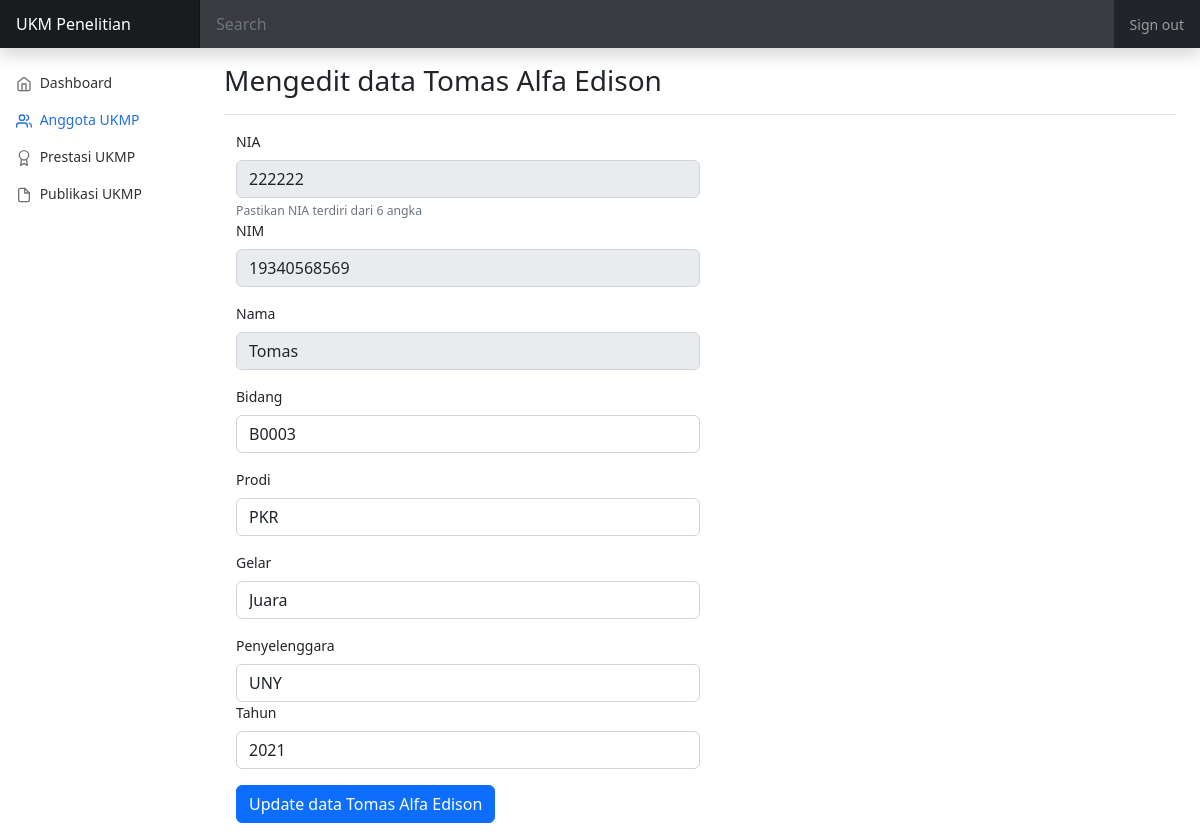
The app's page /edit_pres.php with its own data.
### tables this page shows
CREATE TABLE `anggota` (
  `nia` int(7) NOT NULL,
  `nim` bigint(11) DEFAULT NULL,
  `nama` varchar(100) DEFAULT NULL,
  `bidangid` varchar(5) DEFAULT NULL,
  `prodi` varchar(100) DEFAULT NULL,
  `angkatan` int(4) DEFAULT NULL
);

CREATE TABLE `prestasi` (
  `prestasi_id` varchar(6) DEFAULT NULL,
  `nia` int(7) DEFAULT NULL,
  `tahun` int(4) DEFAULT NULL,
  `penyelenggara` varchar(100) DEFAULT NULL,
  `tingkatan` varchar(100) DEFAULT NULL,
  `gelar` varchar(100) DEFAULT NULL
);

### edit_pres.php (the view, shortened to what this page needs)
<?php
include_once("config.php");
?>
<?php
$result = mysqli_query($mysqli, "SELECT *, prestasi.gelar, prestasi.penyelenggara, prestasi.tahun FROM anggota inner join prestasi on anggota.nia = prestasi.nia");
while($user_data = mysqli_fetch_array($result))
{
        $nia = $user_data['nia'];
		$nim = $user_data['nim'];
		$nama = $user_data['nama'];
		$prodi = $user_data['prodi'];
		$bidang = $user_data['bidangid'];
		$gelar = $user_data['gelar'];
		$penyelenggara = $user_data['penyelenggara'];
		$tahun = $user_data['tahun'];
}
?>
<html>
<head>
    <link href="https://cdn.jsdelivr.net/npm/bootstrap@5.2.0-beta1/dist/css/bootstrap.min.css" rel="stylesheet"
>
    <link href="dashboard.css" rel="stylesheet">
  </head>
</head>
<body>
	<header class="navbar navbar-dark sticky-top bg-dark flex-md-nowrap p-0 shadow">
  <a class="navbar-brand col-md-3 col-lg-2 me-0 px-3 fs-6" href="#">UKM Penelitian</a>
  <input class="form-control form-control-dark w-100 rounded-0 border-0" type="text" placeholder="Search" aria-label="Search">
  <div class="navbar-nav">
    <div class="nav-item text-nowrap">
      <a class="nav-link px-3" href="#">Sign out</a>
    </div>
  </div>
</header>
<div class="container-fluid">
  <div class="row">
    <nav id="sidebarMenu" class="col-md-3 col-lg-2 d-md-block  sidebar collapse">
      <div class="position-sticky pt-3">
        <ul class="nav flex-column">
          <li class="nav-item">
            <a class="nav-link" aria-current="page" href="index.php">
              <span data-feather="home" class="align-text-bottom"></span>
              Dashboard
            </a>
          </li>
          <li class="nav-item">
            <a class="nav-link active" href="anggota.php">
              <span data-feather="users" class="align-text-bottom"></span>
              Anggota UKMP
            </a>
          </li>
          <li class="nav-item">
            <a class="nav-link" href="prestasi.php">
              <span data-feather="award" class="align-text-bottom"></span>
              Prestasi UKMP
            </a>
          </li>
          <li class="nav-item">
            <a class="nav-link" href="#">
              <span data-feather="file" class="align-text-bottom"></span>
              Publikasi UKMP
            </a>
          </li>
        </ul>
      </div>
    </nav>
    <main class="col-md-9 ms-sm-auto col-lg-10 px-md-4">
      <div class="d-flex justify-content-between flex-wrap flex-md-nowrap align-items-center pt-3 pb-2 mb-3 border-bottom">
        <h2 class="h3">Mengedit data <?php echo $nama?></h2>
      </div>
	  <div class="container">
      <div class="col-6"><form name="update_user" method="post" action="edit_pres.php">
		<div class="row mb-3">
        <fieldset disabled>
			<div class="col"><label for="exampleInputEmail1" class="form-label" >NIA</label>
			<input type="number" class="form-control" name="nia" value=<?php echo $nia;?>>
			<div id="emailHelp" class="form-text">Pastikan NIA terdiri dari 6 angka</div></div>
			<div class="col"><label for="exampleInputPassword1" class="form-label" >NIM</label>
			<input type="number" class="form-control" name="nim" value=<?php echo $nim;?>></div>
    </fieldset>
		</div>
		<div class="mb-3">
            <fieldset disabled>
			<label for="disableTextInput" class="form-label" >Nama</label>
			<input type="text" class="form-control" id="disabledTextInput" name="nama" value=<?php echo $nama;?>>
            </fieldset>
        </div>
		<div class="mb-3">
			<label for="exampleInputPassword1" class="form-label">Bidang</label>
			<input type="text" class="form-control" name="bidang" value=<?php echo $bidang;?>>
		</div>
		<div class="mb-3">
			<label for="exampleInputPassword1" class="form-label ">Prodi</label>
			<input type="text" class="form-control" name="prodi" value=<?php echo $prodi;?>>
		</div>
		<div class="mb-3">
			<label for="exampleInputPassword1" class="form-label">Gelar</label>
			<input type="text" class="form-control" name="gelar" value=<?php echo $gelar;?>>
		</div>
        <div class="mb-3">
			<label for="exampleInputPassword1" class="form-label">Penyelenggara</label>
			<input type="text" class="form-control" name="penyelenggara" value=<?php echo $penyelenggara;?>>
            <label for="exampleInputPassword1" class="form-label">Tahun</label>
			<input type="number" class="form-control" name="tahun" value=<?php echo $tahun;?>>
		</div>
		<button type="submit" name="update" class="btn btn-primary">Update data <?php echo $nama ?></button>
		</form>
	</div>
	  </div>
    </main>
  </div>
</div>
  </body>
</body>
</html>

### dashboard.css (style rules this page uses)
body { font-size: .875rem; }
.feather { width: 16px; height: 16px; }
.sidebar { position: fixed; top: 0; bottom: 0; left: 0; z-index: 100; padding: 48px 0 0; box-shadow: #fff; }
.sidebar .nav-link { font-weight: 500; color: #333; }
.sidebar .nav-link .feather { margin-right: 4px; color: #727272; }
.sidebar .nav-link.active { color: #2470dc; }
.sidebar .nav-link:hover .feather, .sidebar .nav-link.active .feather { color: inherit; }
.navbar-brand { padding-top: .75rem; padding-bottom: .75rem; background-color: rgba(0, 0, 0, .25); box-shadow: inset -1px 0 0 rgba(0, 0, 0, .25); }
.navbar .form-control { padding: .75rem 1rem; }
.form-control-dark { color: #fff; background-color: rgba(255, 255, 255, .1); border-color: rgba(255, 255, 255, .1); }

### records on screen
anggota: nama "Tomas Alfa Edison", nim "19340568569", bidang "B0003", prodi "PKR"
prestasi: nia "222222", gelar "Juara", penyelenggara "UNY", tahun "2021"
